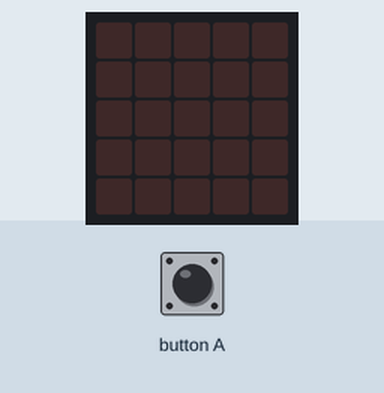
Simulated run of this program. Board: BBC micro:bit (MakeCode). On the bench: the board's 5×5 LED display. The inputs (shaded band) are chosen by the test bench.

Above: at 1.2 s.
1.3 s: button A pressed for 0.15 s
At 1.7 s:
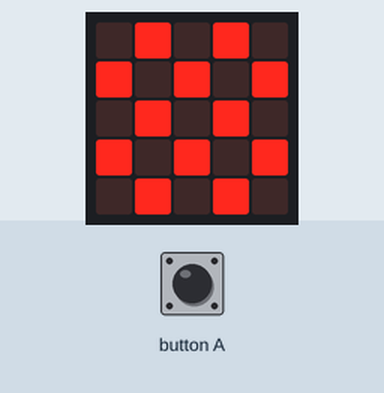
Timing chart, 0 to 4.3 s (numbered marks = the images above; inputs shaded):
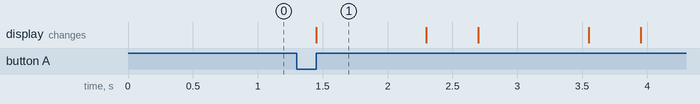

Measured:
- after the input at 1.3 s, the display: changes after 0.15 s (image 1)
- what the display in image 1 shows lasts 0.8 s, from 1.5 s to 2.3 s

The program:

main.ts
```typescript
input.onButtonPressed(Button.A, function () {
    for (let index = 0; index < 50; index++) {
        basic.showIcon(IconNames.Chessboard)
        basic.pause(250)
        basic.showLeds(`
            . . . . .
            . . . . .
            . . . . .
            . . . . .
            . . . . .
            `)
    }
})
```

test.ts
```typescript
// 在這裡測試；當此封包作為擴充功能時，將不會編譯此內容。
```
